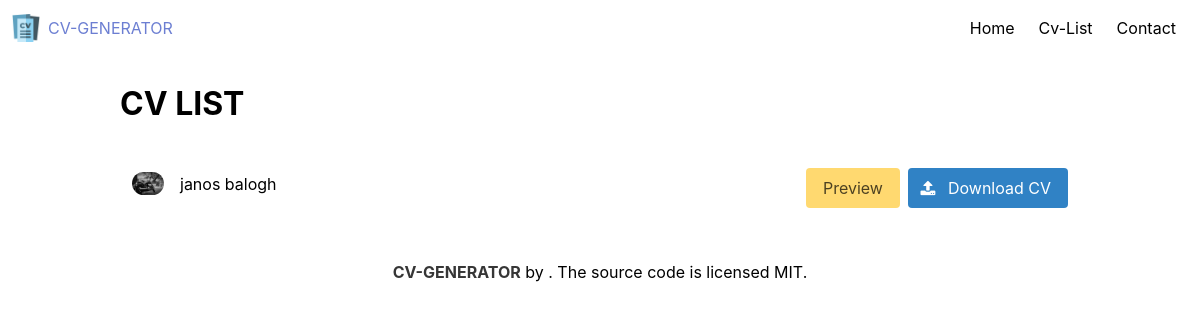
/cv/cv_list/, run on an earlier commit of the app's database.
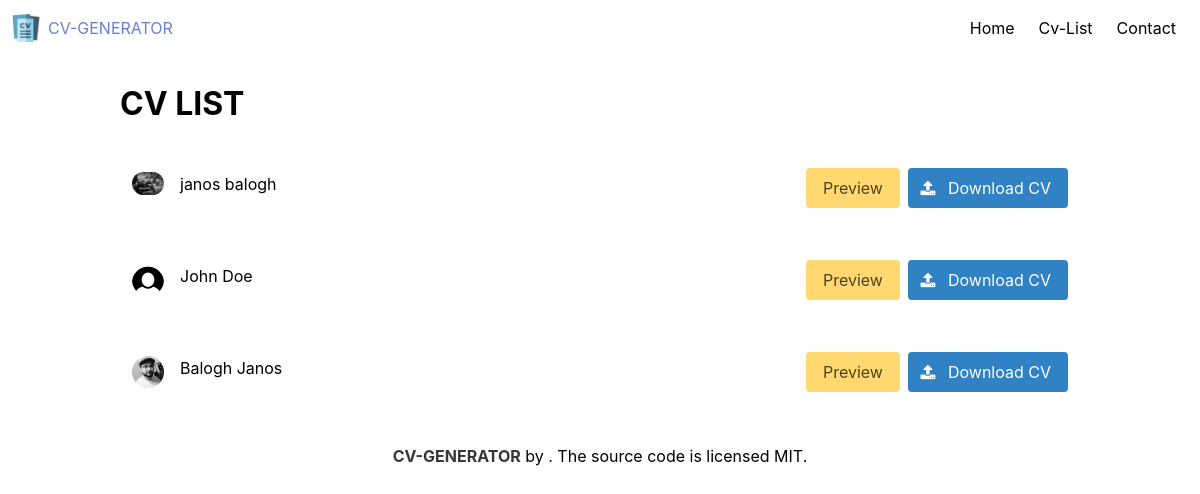
And on a later commit of the database.
### cv_app/models.py (models this page shows, shortened)
class UserProfile(models.Model):
    objects = None
    full_name = models.CharField(max_length=255)
    email = models.EmailField()
    bio = models.TextField()
    profile_picture = models.ImageField(upload_to='media/profile_pictures/')
    profession = models.CharField(max_length=200, blank=True)
    education = models.CharField(max_length=200, default='No education')
    experience = models.CharField(max_length=200, default='No experience')
    skills = models.CharField(max_length=200, default='')
    languages = models.CharField(max_length=200, default='')
    website = models.CharField(max_length=200, default='')

### cv_app/views.py (the view)
# urls.py: path('cv_list/', cv_list, name='cv_list'),  # Corrected path for cv_list
def cv_list(request):
    user_profiles = UserProfile.objects.all()
    return render(request, 'cv_app/cv_list.html', {'user_profiles': user_profiles})

### cv_app/templates/cv_app/cv_list.html
{% extends 'cv_app/base.html' %}
{% block content %}
{% include 'cv_app/navbar.html' %}
<div class="container my-5">
    <h2 class="mt-5 is-size-3">CV LIST</h2>
    {% for user in user_profiles %}
    <div class="cv-list is-flex is-justify-content-space-between column">
        <div class="is-flex mt-3">
            <figure class="image image is-32x32 mr-4">
                <img alt="Profile Picture" class="is-rounded" src="{{ user.profile_picture.url }}">
            </figure>
            <p>{{ user.full_name }}</p>
        </div>
        <div class="is-flex">
            <a class="mt-2 mr-2 button is-warning is-active" href="{% url 'preview' user_id=user.id %}">Preview</a>
            <a class="mt-2 button is-info is-active" href="{% url 'convert_to_pdf' user_id=user.id %}" target="_blank">
                <span class="icon is-small mr-2">
                    <i class="fa fa-upload"></i>
                </span>
                Download CV
            </a>
        </div>
    </div>
    {% endfor %}
</div>
{% include 'cv_app/footer.html' %}
{% endblock %}

What changed in the data, as far as the page shows it:
added UserProfile: profile_picture (placeholder picture), full_name "John Doe"
added UserProfile: profile_picture (picture), full_name "Balogh Janos"
